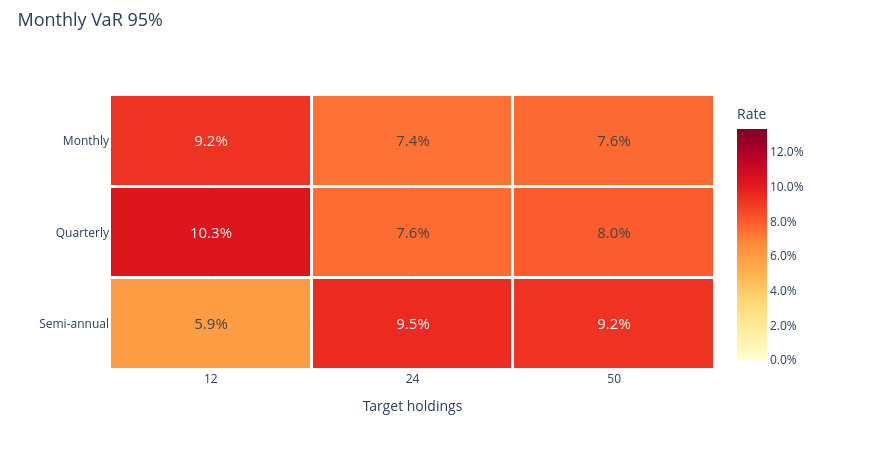

This figure's notebook cell:
### Markdown cell above
### Monthly 95% VaR

### Code cell
research.heatmap('monthly_var_95')

### Figure 1 — Plotly figure (JSON) as saved in the notebook; plotly's stock layout.template omitted (floating-point values rounded to 4 significant figures)
{"data": [{"colorbar": {"tickformat": ".1%", "title": {"text": "Rate"}}, "colorscale": [[0.0, "rgb(255,255,204)"], [0.125, "rgb(255,237,160)"], [0.25, "rgb(254,217,118)"], [0.375, "rgb(254,178,76)"], [0.5, "rgb(253,141,60)"], [0.625, "rgb(252,78,42)"], [0.75, "rgb(227,26,28)"], [0.875, "rgb(189,0,38)"], [1.0, "rgb(128,0,38)"]], "text": [["9.2%", "7.4%", "7.6%"], ["10.3%", "7.6%", "8.0%"], ["5.9%", "9.5%", "9.2%"]], "textfont": {"size": 15}, "texttemplate": "%{text}", "type": "heatmap", "x": ["12", "24", "50"], "xgap": 3, "y": ["Monthly", "Quarterly", "Semi-annual"], "ygap": 3, "z": [[0.09218, 0.0742, 0.07618], [0.1027, 0.07585, 0.07998], [0.05949, 0.09477, 0.09207]], "zmax": 0.1334, "zmin": 0.0}], "layout": {"height": 450, "hovermode": "closest", "legend": {"font": {"size": 12}, "itemclick": "toggle", "itemdoubleclick": "toggleothers", "x": 1.025, "y": 1}, "margin": {"b": 80, "l": 110, "r": 155, "t": 95}, "title": {"font": {"size": 18}, "text": "Monthly VaR 95%", "x": 0.02, "y": 0.97}, "width": 870, "xaxis": {"title": {"text": "Target holdings"}}, "yaxis": {"autorange": "reversed"}}}
